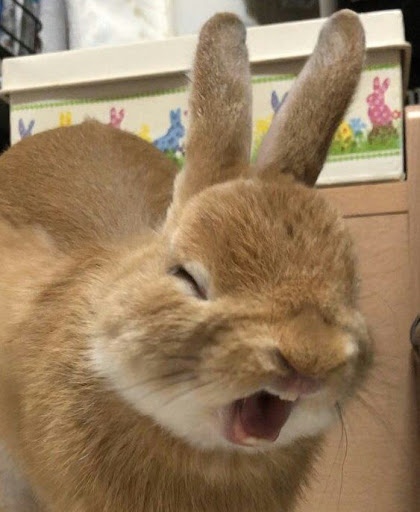
%> input picture wavelet-filters/test_image.jpg, 420 x 512 px
$ octave WaveletFilters.m   (GNU Octave 9; MATLAB toolbox functions it lacks are replaced by stand-ins)
%> lines starting %> are read from the running program, lines starting %| are printed output that depends on the picture; long printed decimals are rounded
%% Wavelet-Domain Image Denoising

clear all;
close all;
clc;

% Load Image
img = imread('test_image.jpg');
%> img is the input picture: size 512x420x3 uint8; mean R, G, B 151.4, 126.4, 95.9
img = rgb2gray(img);
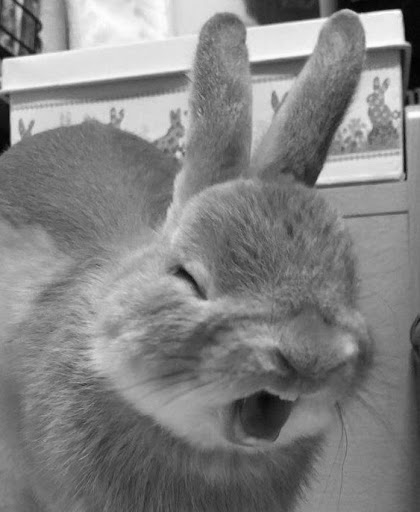
%> img: size 512x420 uint8; min 0, max 254, mean 130.4
img = im2double(img);
%> img: size 512x420 double
[img_height, img_width, img_channel] = size(img);
%> img_height = 512; img_width = 420; img_channel = 1
img_raw = img;
figure();
imshow(img);
title('Original Image (test image.jpg)');
imwrite(img, 'img_ori.jpg');

% Apply Noisy
img_noisy = imnoise(img, 'gaussian', 0, 0.01);
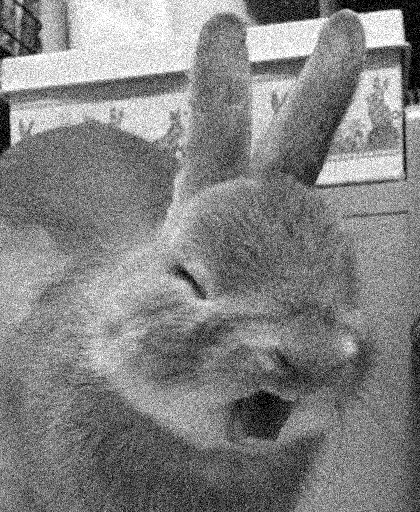
%> img_noisy: size 512x420 double; min 0, max 1, mean 0.511
figure();
imshow(img_noisy);
title('Noisy Image');
imwrite(img_noisy, 'img_noisy.jpg');

% Wavelet Filters (Level 2)
L = 2;
[c, s] = wavedec2(img, L, 'bior2.2');
%> s = [131 108; 131 108; 258 212; 512 420]
[c_h, c_w] = size(c)
%> c_h = 1; c_w = 220680
M = length(c)
%> M = 220680
s
%> s = [131 108; 131 108; 258 212; 512 420]
N1 = s(1,1)*s(1,2)
%> N1 = 14148
N2 = s(3,1)*s(3,2)
%> N2 = 54696

LL = c(1:N1);
LL_image = reshape(LL, s(1,1), s(1,2));
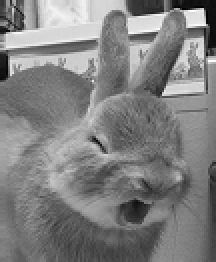
%> LL_image: size 131x108 double (shown 2 times larger); min -0.162, max 4.19, mean 2.03; drawn with min black and max white
LL_image = LL_image / max(LL);
figure();
imshow(LL_image);
title('LL Image');
imwrite(LL_image, 'LL_image.jpg');

for i= 1:3
%> this loop made 3 passes; what is shown inside it comes from the first
    L2H=c(i*N1+1:(i+1)*N1);
    L2H=abs(L2H);
    L2H=L2H/max(L2H);
    L2H_image=reshape(L2H,s(1,1),s(1,2));
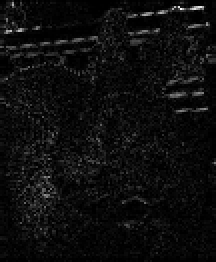
%> L2H_image: size 131x108 double (shown 2 times larger); min 0, max 1, mean 0.0543
    figure();
    imshow(L2H_image);
    title(sprintf('Level 2 LH %d.jpg',i));
    imwrite(L2H_image, sprintf('L2H_image_%d.jpg',i));
end

for i= 1:3
%> this loop made 3 passes; what is shown inside it comes from the first
    L1H=c(4*N1+(i-1)*N2+1:4*N1+i*N2);
    L1H=abs(L1H);
    L1H=L1H/max(L1H);
    L1H_image=reshape(L1H,s(3,1),s(3,2));
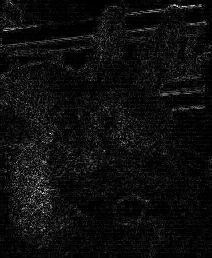
%> L1H_image: size 258x212 double; min 0, max 1, mean 0.0573
    figure();
    imshow(L1H_image);
    title(sprintf('Level 1 LH %d.jpg',i));
    imwrite(L1H_image, sprintf('L1H_image_%d.jpg',i));
end

% Denoising
L = 2;
[c, s] = wavedec2(img_noisy, L, 'bior2.2');
[c_h, c_w] = size(c);
M = length(c);
s;
N1 = s(1,1)*s(1,2);
N2 = s(3,1)*s(3,2);

th = 0.3;
c_hard = zeros(c_h, c_w);
for n=1:N1
    c_hard(n) = c(n);
end
for n=N1+1:M
    if(abs(c(n))<th)
        c_hard(n)=0;
    else
        if(c(n)>0)
            c_hard(n)=c(n)-th;
        end
        if(c(n)<0)
            c_hard(n)=c(n)+th;
        end
    end
end

img_denoised_hard = waverec2(c_hard,s,'bior2.2');
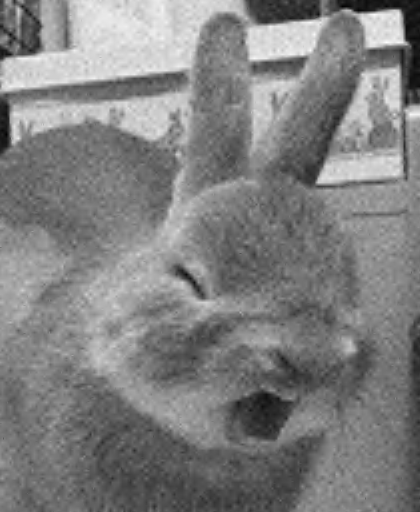
%> img_denoised_hard: size 512x420 double; min -0.0463, max 1.06, mean 0.511; drawn with min black and max white
figure();
imshow(img_denoised_hard);
title('denoised image with hard thresholding');
imwrite(img_denoised_hard, 'img_denoised_hard.jpg');

th = 0.4;
c_soft = zeros(c_h, c_w);
for n=1:N1
    c_soft(n) = c(n);
end
for n=N1+1:M
    if(abs(c(n))<th)
        c_soft(n)=0;
    else
        c_soft(n)=c(n);
    end
end
img_denoised_soft = waverec2(c_soft,s,'bior2.2');
figure();
imshow(img_denoised_soft);
title('denoised image with soft thresholding');
imwrite(img_denoised_soft, 'img_denoised_soft.jpg');


%% Evaluation

psnr_noise = psnr(img_noisy, img_raw);
%> psnr_noise = 20.14
psnr_hard = psnr(img_denoised_hard, img_raw);
%> psnr_hard = 28.92
psnr_soft = psnr(img_denoised_soft, img_raw);
%> psnr_soft = 28.55

fprintf('PSNR between orignal image and noisy image : %d dB\n', psnr_noise);
%| PSNR between orignal image and noisy image : 20.1408 dB
fprintf('PSNR between orignal image and Wavelet filtered image with hard thresholding : %d dB\n', psnr_hard);
%| PSNR between orignal image and Wavelet filtered image with hard thresholding : 28.9241 dB
fprintf('PSNR between orignal image and Wavelet filtered image with soft thresholding : %d dB\n\n', psnr_soft);
%| PSNR between orignal image and Wavelet filtered image with soft thresholding : 28.5457 dB

ssim_noise = ssim(img_noisy, img_raw);
%> ssim_noise = 0.237
ssim_hard = ssim(img_denoised_hard, img_raw);
%> ssim_hard = 0.7
ssim_soft = ssim(img_denoised_soft, img_raw);
%> ssim_soft = 0.683

fprintf('SSIM between orignal image and noisy image : %d \n', ssim_noise);
%| SSIM between orignal image and noisy image : 0.2371
fprintf('SSIM between orignal image and Wavelet filtered image with hard thresholding : %d \n', ssim_hard);
%| SSIM between orignal image and Wavelet filtered image with hard thresholding : 0.7001
fprintf('SSIM between orignal image and Wavelet filtered image with soft thresholding : %d \n', ssim_soft);
%| SSIM between orignal image and Wavelet filtered image with soft thresholding : 0.6829
